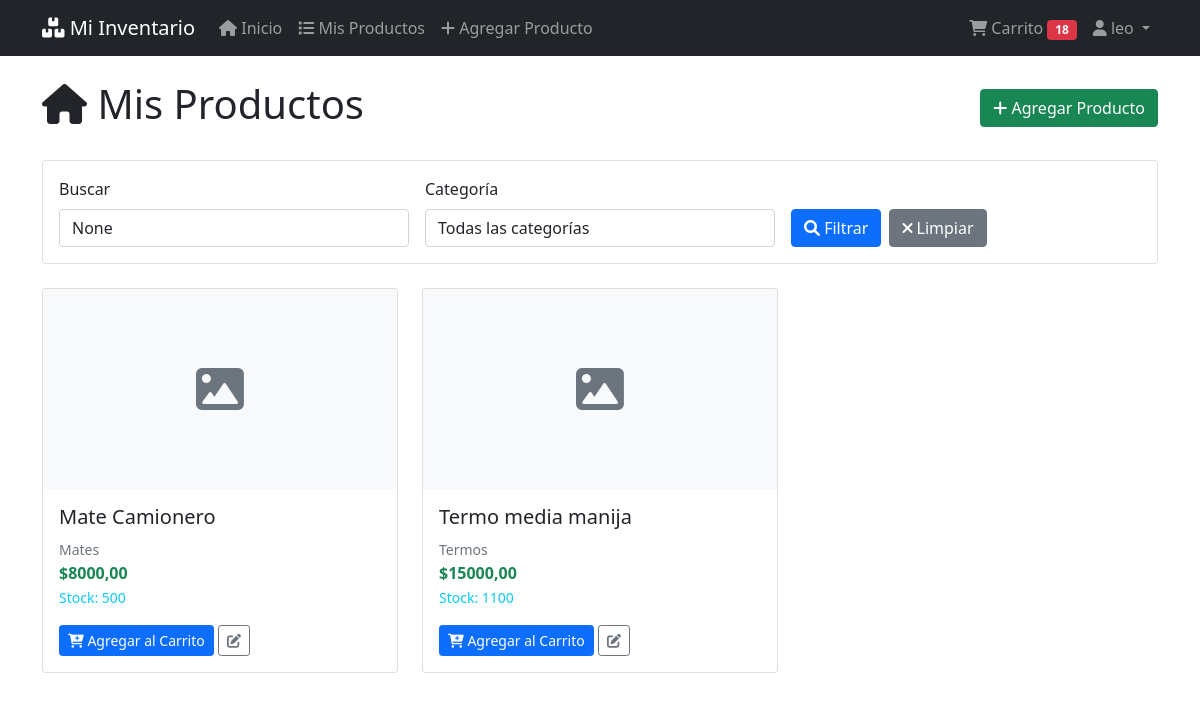
The app's page / (signed in) with its own data.
### inventory/models.py (models this page shows, shortened)
class Product(models.Model):
    name = models.CharField(max_length=200)
    category = models.ForeignKey(Category, on_delete=models.CASCADE)
    price = models.DecimalField(max_digits=10, decimal_places=2, validators=[MinValueValidator(Decimal('0.01'))])
    stock_quantity = models.PositiveIntegerField(default=0, blank=True)
    image = models.ImageField(upload_to='products/', blank=True, null=True)
    user = models.ForeignKey(User, on_delete=models.CASCADE)
    created_at = models.DateTimeField(auto_now_add=True)
    updated_at = models.DateTimeField(auto_now=True)
    class Meta:
        ordering = ['name']

class Category(models.Model):
    name = models.CharField(max_length=100)
    user = models.ForeignKey(User, on_delete=models.CASCADE)
    class Meta:
        verbose_name_plural = "Categories"
        unique_together = ['name', 'user']

### inventory/views.py (the view)
# urls.py: path('', views.home, name='home'),
@login_required
def home(request):
    products = Product.objects.filter(user=request.user)
    categories = Category.objects.filter(user=request.user)
    category_filter = request.GET.get('category')
    search_query = request.GET.get('search')
    if category_filter:
        products = products.filter(category_id=category_filter)
    if search_query:
        products = products.filter(
            Q(name__icontains=search_query) |
            Q(category__name__icontains=search_query)
        )
    cart, created = Cart.objects.get_or_create(user=request.user)
    context = {
        'products': products,
        'categories': categories,
        'selected_category': category_filter,
        'search_query': search_query,
        'cart_items_count': cart.get_items_count(),
    }
    return render(request, 'inventory/home.html', context)

### inventory/models.py (called while the page is built)
    def get_items_count(self):
        return sum(item.quantity for item in self.items.all())

### templates/inventory/home.html (shortened to what this page needs)
{% extends 'base.html' %}
{% block content %}
<div class="d-flex justify-content-between align-items-center mb-4">
    <h1><i class="fas fa-home"></i> Mis Productos</h1>
    <a href="{% url 'add_product' %}" class="btn btn-success">
        <i class="fas fa-plus"></i> Agregar Producto
    </a>
</div>
<div class="card mb-4">
    <div class="card-body">
        <form method="get" class="row g-3">
            <div class="col-md-4">
                <label for="search" class="form-label">Buscar</label>
                <input type="text" class="form-control" id="search" name="search"
                       value="{{ search_query }}" placeholder="Buscar productos...">
            </div>
            <div class="col-md-4">
                <label for="category" class="form-label">Categoría</label>
                <select class="form-control" id="category" name="category">
                    <option value="">Todas las categorías</option>
                </select>
            </div>
            <div class="col-md-4 d-flex align-items-end">
                <button type="submit" class="btn btn-primary me-2">
                    <i class="fas fa-search"></i> Filtrar
                </button>
                <a href="{% url 'home' %}" class="btn btn-secondary">
                    <i class="fas fa-times"></i> Limpiar
                </a>
            </div>
        </form>
    </div>
</div>
{% if products %}
    <div class="row">
        {% for product in products %}
            <div class="col-md-4 mb-4">
                <div class="card h-100">
                    {% if product.image %}
                        <img src="{{ product.image.url }}" class="card-img-top" alt="{{ product.name }}"
                             style="height: 200px; object-fit: cover;">
                    {% else %}
                        <div class="card-img-top bg-light d-flex align-items-center justify-content-center"
                             style="height: 200px;">
                            <i class="fas fa-image fa-3x text-muted"></i>
                        </div>
                    {% endif %}
                    <div class="card-body d-flex flex-column">
                        <h5 class="card-title">{{ product.name }}</h5>
                        <p class="card-text">
                            <small class="text-muted">{{ product.category.name }}</small><br>
                            <strong class="text-success">${{ product.price }}</strong><br>
                            {% if product.stock_quantity %}
                                <small class="text-info">Stock: {{ product.stock_quantity }}</small>
                            {% endif %}
                        </p>
                        <div class="mt-auto">
                            <a href="{% url 'add_to_cart' product.pk %}" class="btn btn-primary btn-sm">
                                <i class="fas fa-cart-plus"></i> Agregar al Carrito
                            </a>
                            <a href="{% url 'edit_product' product.pk %}" class="btn btn-outline-secondary btn-sm">
                                <i class="fas fa-edit"></i>
                            </a>
                        </div>
                    </div>
                </div>
            </div>
        {% endfor %}
    </div>
{% endif %}
{% endblock %}

### templates/base.html (shortened to what this page needs)
<!DOCTYPE html>
<html lang="es">
<head>
    <link href="https://cdn.jsdelivr.net/npm/bootstrap@5.1.3/dist/css/bootstrap.min.css" rel="stylesheet">
    <link href="https://cdnjs.cloudflare.com/ajax/libs/font-awesome/6.0.0/css/all.min.css" rel="stylesheet">
</head>
<body>
    <nav class="navbar navbar-expand-lg navbar-dark bg-dark">
        <div class="container">
            <a class="navbar-brand" href="{% url 'home' %}">
                <i class="fas fa-boxes"></i> Mi Inventario
            </a>
            {% if user.is_authenticated %}
            <div class="collapse navbar-collapse" id="navbarNav">
                <ul class="navbar-nav me-auto">
                    <li class="nav-item">
                        <a class="nav-link" href="{% url 'home' %}">
                            <i class="fas fa-home"></i> Inicio
                        </a>
                    </li>
                    <li class="nav-item">
                        <a class="nav-link" href="{% url 'product_list' %}">
                            <i class="fas fa-list"></i> Mis Productos
                        </a>
                    </li>
                    <li class="nav-item">
                        <a class="nav-link" href="{% url 'add_product' %}">
                            <i class="fas fa-plus"></i> Agregar Producto
                        </a>
                    </li>
                </ul>
                <ul class="navbar-nav">
                    <li class="nav-item">
                        <a class="nav-link" href="{% url 'cart' %}">
                            <i class="fas fa-shopping-cart"></i> Carrito
                            {% if cart_items_count %}
                                <span class="badge bg-danger">{{ cart_items_count }}</span>
                            {% endif %}
                        </a>
                    </li>
                    <li class="nav-item dropdown">
                        <a class="nav-link dropdown-toggle" href="#" id="navbarDropdown" role="button" data-bs-toggle="dropdown">
                            <i class="fas fa-user"></i> {{ user.username }}
                        </a>
                    </li>
                </ul>
            </div>
            {% endif %}
        </div>
    </nav>
    <main class="container mt-4">
        {% block content %}
        {% endblock %}
    </main>
</body>
</html>

### records on screen
Product: name "Mate Camionero", category.name "Mates", price "8000,00", stock_quantity "500"
Product: name "Termo media manija", category.name "Termos", price "15000,00", stock_quantity "1100"

### other values on screen
{{ cart_items_count }} "18"
{{ user.username }} "leo"
